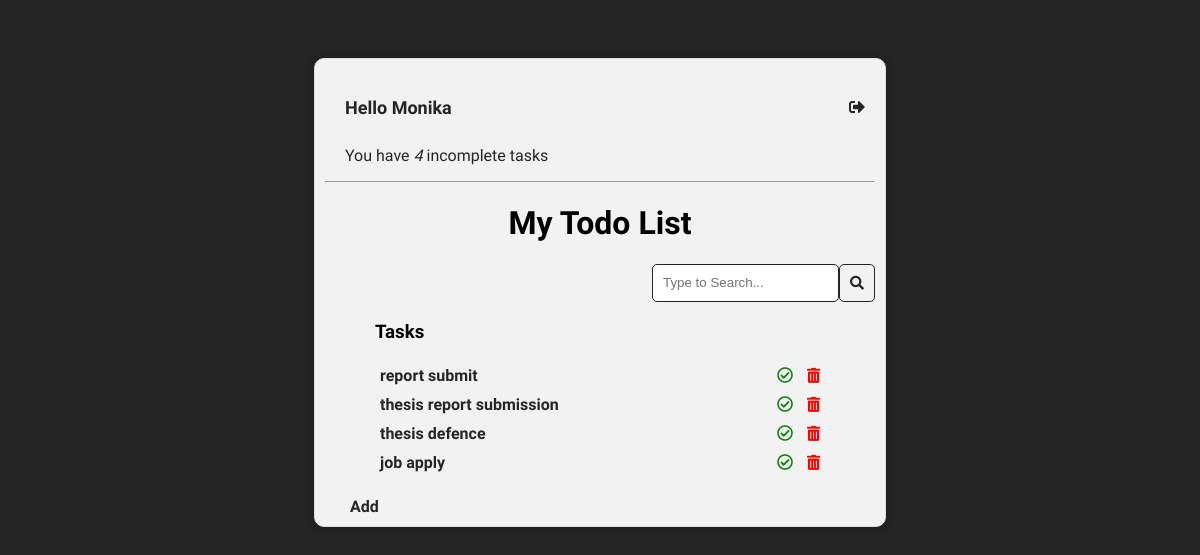
The app's page / (signed in), older data.
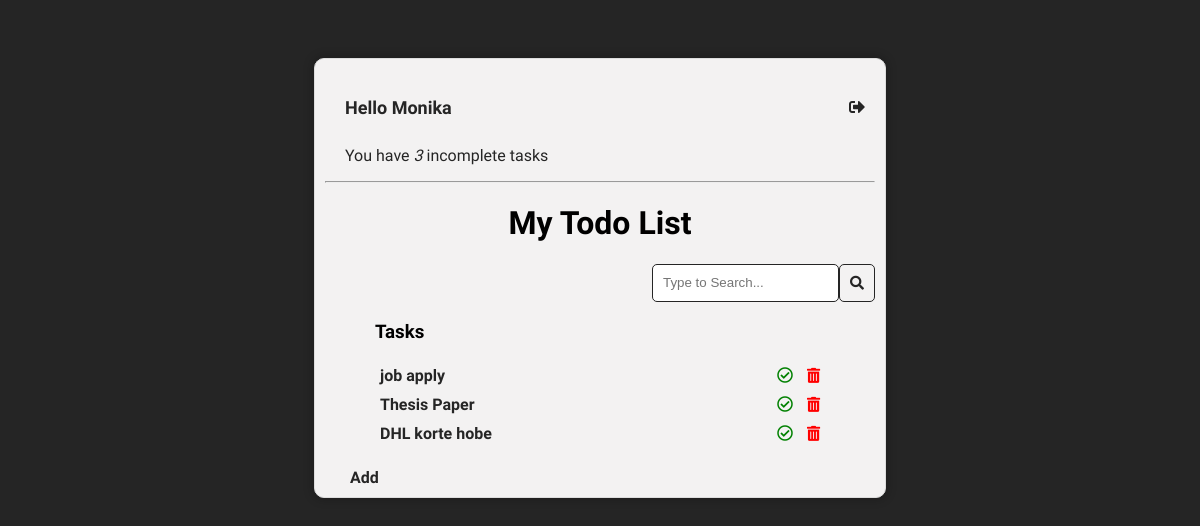
The same page, newer data.
### todo/models.py (models this page shows)
class Task(models.Model):
    user = models.ForeignKey(User, on_delete=models.CASCADE, null=True, blank= True)
    title = models.CharField(max_length=200)
    description = models.TextField(null=True, blank=True)
    complete = models.BooleanField(default=False)
    created = models.DateTimeField(auto_now_add=True)
    def __str__(self):
        return self.title
    class Meta:
        ordering = ['complete']

### todo/views.py (the view)
# urls.py: path('', TaskList.as_view(), name='tasks'),
class TaskList(LoginRequiredMixin, ListView):
    model = Task
    context_object_name = 'tasks'
    def get_context_data(self, **kwargs):
        context = super().get_context_data(**kwargs)
        context['tasks'] = context['tasks'].filter(user=self.request.user)
        context['count'] = context['tasks'].filter(complete = False).count()
        search_input = self.request.GET.get('search-area') or ''
        if search_input:
            context['tasks']=context['tasks'].filter(title__icontains=search_input)
        context['search_input']=search_input
        return context

### todo/templates/todo/task_list.html (shortened to what this page needs)
{% extends "todo/main.html" %} {% block content %}
<div class="header-line">
  {% if request.user.is_authenticated %}
  <p class="tracking-in-contract user-name">Hello {{request.user}}</p>
  <a clas="log-link" href="{% url 'logout' %}" title="Logout"
    ><i class="fas fa-sign-out-alt"></i
  ></a>
  {% else %}
  <a clas="log-link" href="{% url 'login' %}">Login</a>
  {% endif %}
</div>
<p id="task-count">
  You have <i>{{count}}</i> incomplete task{{count|pluralize}}
</p>
<hr />
<h1 class="headline">My Todo List</h1>
<div class="search-wrapper">
  <form class="search-box">
    <input
      type="text"
      name="search-area"
      value="{{search_input}}"
      placeholder="Type to Search..."
      class="search_input"
      id="search-area"
    />
    <button class="button"><i class="fas fa-search"></i></button>
  </form>
</div>
<div class="task-items-wrapper">
  <h3>Task{{count|pluralize}}</h3>
  {% for task in tasks%}
  <div class="task-wrapper">
    {% if task.complete %}
    <div class="task-title">
      <div class="task-complete-icon"></div>
      <i
        ><s><a href="{% url 'task-update' task.id %}">{{task}}</a></s></i
      >
    </div>
    <div>
      <a href="{% url 'task-update' task.id%}"
        ><i class="fas fa-check-circle fa-s" style="color: #008000"></i
      ></a>
      <a href="{% url 'task-delete' task.id%}"
        ><i
          class="fas fa-trash-alt"
          style="font-size: 15px; color: red; margin-left: 10px"
        ></i
      ></a>
    </div>
    {% else %}
    <div class="task-title">
      <a href="{% url 'task-update' task.id %}">{{task}}</a>
    </div>
    <div>
      <a href="{% url 'task-update' task.id%}"
        ><i class="far fa-check-circle fa-s" style="color: #008000"></i
      ></a>
      <a href="{% url 'task-delete' task.id%}"
        ><i
          class="fas fa-trash-alt"
          style="font-size: 15px; color: red; margin-left: 10px"
        ></i
      ></a>
    </div>
    {% endif %}
  </div>
  {% empty %}
  <h3>No items in list</h3>
  {% endfor %}
</div>
<div id="add-btn">
  <a href="{%url 'task-create'%}">Add</a>
</div>
{% endblock content %}

### todo/templates/todo/main.html (shortened to what this page needs)
<!DOCTYPE html>
<html lang="en">
  <head>
    <link
      rel="stylesheet"
      href="https://cdnjs.cloudflare.com/ajax/libs/font-awesome/5.15.4/css/all.min.css"
    />
    {% comment %} css style file {% endcomment %} {% load static %}
    <link rel="stylesheet" href="{% static 'todo/styles.css' %}" />
  </head>
  <body>
    <div class="container">{% block content %} {% endblock content %}</div>
  </body>
</html>

### todo/static/todo/styles.css (style rules this page uses)
body { font-family: "Comic Neue", cursive; padding-top: 50px; background: #252525; }
.container { max-width: 550px; margin: auto; border-radius: 10px; padding: 10px; background-color: #f3f2f2; border: 1px solid #dddddd; box-shadow: 0px 0px 10px 2px rgba(0, 0, 0, 0.2); }
a, p { color: #252525; }
.task-title { font-weight: bold; margin-right: 50px; }
.header-line { display: flex; justify-content: space-between; align-items: center; padding: 10px; }
.user-name { margin-left: 10px; font-weight: bold; font-size: large; text-transform: capitalize; }
a:link { text-decoration: none; }
.tracking-in-contract { -webkit-animation: tracking-in-contract 2s cubic-bezier(0.215, 0.61, 0.355, 1) both; animation: tracking-in-contract 2s cubic-bezier(0.215, 0.61, 0.355, 1) both; }
.headline { text-align: center; }
.search-box { display: flex; justify-content: end; margin-top: 20px; }
#task-count { margin-left: 20px; margin-top: 0; }
input[type="text"], input[type="password"], textarea { border: 1px solid #252525; border-radius: 5px; padding: 10px; width: 90%; }
#search-area { width: 30% !important; }
.button { border: 1px solid #252525; background-color: #f3f2f2; color: #252525; padding: 10px; font-size: 14px; border-radius: 5px; cursor: pointer; text-decoration: none; }
#add-btn { font-weight: bold; margin-top: 20px; margin-left: 25px; }
.task-items-wrapper { margin: 0 50px 0 50px; }
.task-wrapper { display: flex; align-items: center; justify-content: space-between; padding: 5px; }

Row changes from the older to the newer data that the page shows:
removed Task: title "report submit"
removed Task: title "thesis report submission"
removed Task: title "thesis defence"
added Task: title "Thesis Paper"
added Task: title "DHL korte hobe"
Text that changed along with them:
{{ count }}: "4" → "3"
